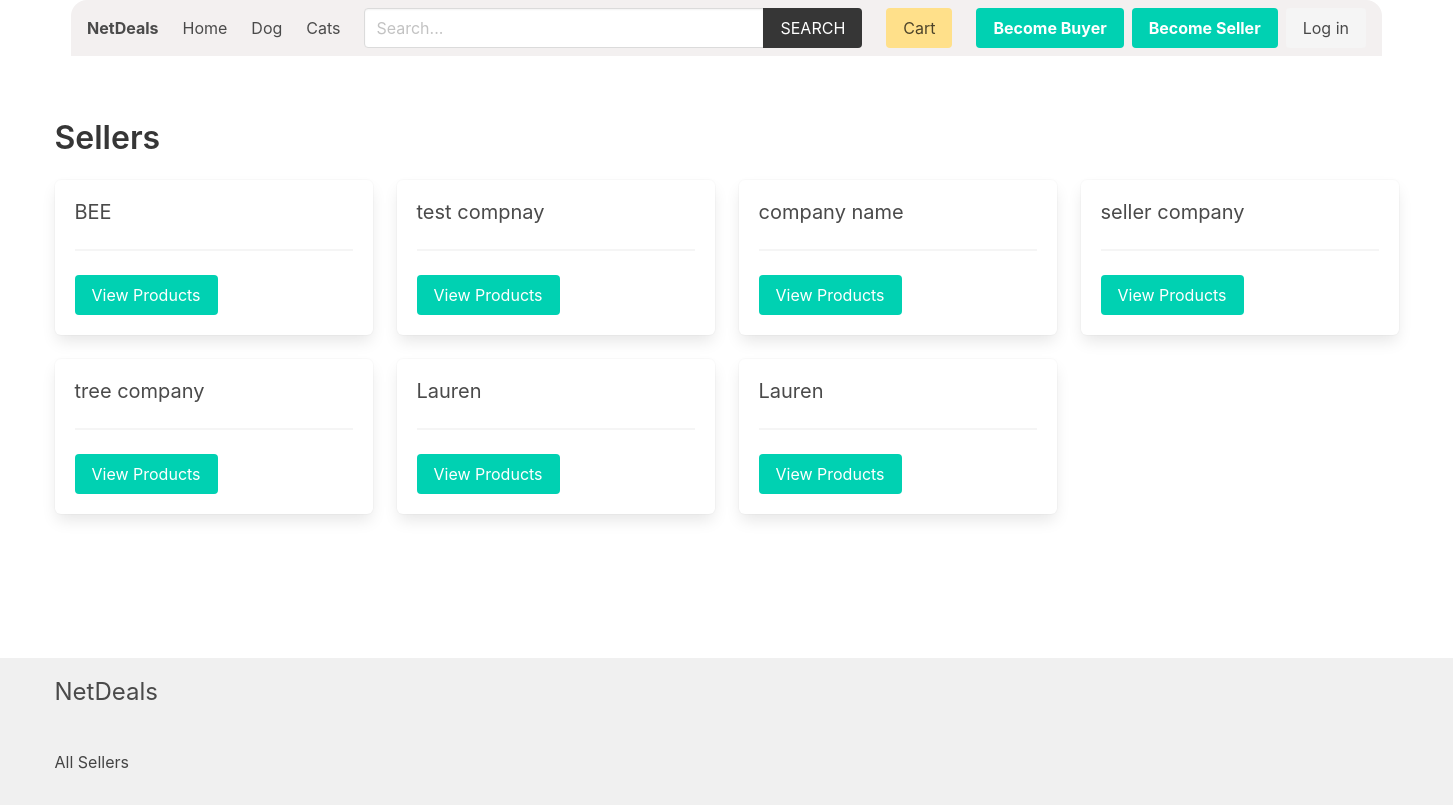
The app's page /seller/ with its own data.
### product/models.py (models this page shows, shortened)
class Category(models.Model):
    title = models.CharField(max_length=50)
    slug = models.SlugField(max_length=55)
    ordering = models.IntegerField(default=0)
    class Meta:
        ordering = ['ordering']

### accounts/models.py (models this page shows, shortened)
class SellerProfile(models.Model):
    is_approved = models.BooleanField(default=False) # for admin approval
    phone_number = models.CharField(max_length=15, null=True, blank=True)
    address = models.CharField(max_length=255, null=True, blank=True)
    user = models.OneToOneField(CustomUser, on_delete=models.CASCADE)
    company_name = models.CharField(max_length=100, null=True, blank=True)
    company_description = models.TextField(null=True, blank=True)

### seller/views.py (the view)
# urls.py: path('', views.sellers, name="sellers"),
def sellers(request):
    sellers = SellerProfile.objects.all()
    return render(request, 'seller/sellers.html', {'sellers': sellers})

### cart/cart.py (called while the page is built)
    def __len__(self):
        return sum(item['quantity'] for item in self.cart.values())

### cart/context_processors.py (called while the page is built)
def cart(request):
    return {'cart': Cart(request)}

### product/context_processors.py (called while the page is built)
def menu_categories(request):
    categories = Category.objects.all()
    return {'categories': categories}

### templates/seller/sellers.html (shortened to what this page needs)
{% extends 'core/base.html' %}
{% block content %}
    <h1 class="title">Sellers</h1>
    <div class="columns is-multiline">
        {% for seller in sellers %}
            <div class="column is-3">
                <div class="box">
                    <h2 class="subtitle">
                        {{ seller.company_name }}
                    </h2>
                    <hr>
                    <a href="{% url 'seller:seller' seller.id %}" class="button is-primary ">View Products</a>
                </div>
            </div>
        {% endfor %}
    </div>
{% endblock content %}

### templates/core/base.html (shortened to what this page needs)
{% load static %}
{% load product_filters %}
<!DOCTYPE html>
<html lang="en">
<head>
    <link rel="stylesheet" href="https://cdn.jsdelivr.net/npm/bulma@0.9.2/css/bulma.min.css">
    <link rel="stylesheet" href="{% static 'css/main.css' %}">
</head>
<body>
    <div class="container px-4">
        <nav class="navbar px-4" role="navigation" aria-label="main navigation">
            <div class="navbar-brand">
                <a class="navbar-item" href="{% url 'core:home' %}">
                    <h1><strong>NetDeals</strong></h1>
                </a>
            </div>
            <div id="navbarBasicExample" class="navbar-menu">
                <div class="navbar-start">
                <a class="navbar-item" href="{% url 'core:home' %}">
                    Home
                </a>
                {% for category in categories %}
                    <a class="navbar-item" href="{% url 'product:category' category.slug %}">
                        {{category.title}}
                    </a>
                {% endfor %}
                </div>
                <div class="navbar-start">
                    <div class="navbar-item">
                        <form method="get" action="{% url 'product:search' %}">
                            <div class="field has-addons">
                                <div class="control">
                                    <input type="search" name="query" id="" class="input" placeholder="Search...">
                                </div>
                                <div class="control">
                                    <button class="button is-dark is-uppercase">Search</button>
                                </div>
                            </div>
                        </form>
                    </div>
                </div>
                <div class="navbar-end">
                <div class="navbar-item">
                    <a href="{% url 'cart:cart' %}" class="button is-warning">Cart {% if cart %}({{cart|length}}){% endif %}</a>
                </div>
                {% if user.role == 'seller' %}
                <div class="navbar-item has-dropdown is-hoverable">
                    <a class="navbar-link is-capitalized">
                    {{user.seller.name}}
                    </a>
                    <div class="navbar-dropdown">
                    <a class="navbar-item" href="{% url 'seller:seller-dashboard' %}">
                        Dashboard
                    </a>
                    <a class="navbar-item" href="{% url 'seller:order-history' %}">
                        Order History
                    </a>
                    <a class="navbar-item" href="{% url 'seller:edit-seller' %}">
                        Update Profile
                    </a>
                    <a class="navbar-item" href="{% url 'seller:add-product' %}">
                        Add Product
                    </a>
                    <hr class="navbar-divider">
                    <a class="navbar-item" href="{% url 'seller:logout' %}">
                        Logout
                    </a>
                    </div>
                </div>
                {% else %}
                <div class="navbar-item">
                    <div class="buttons">
                        <a class="button is-primary" href="{% url 'buyer:become-buyer' %}">
                            <strong>Become Buyer</strong>
                        </a>
                        <a class="button is-primary" href="{% url 'seller:become-seller' %}">
                            <strong>Become Seller</strong>
                        </a>
                        <a class="button is-light" href="{% url 'core:login' %}">
                            Log in
                        </a>
                    </div>
                </div>
                {% endif %}
                </div>
            </div>
            </nav>
    </div>
    <section class="section">
        <div class="container">
            {% block content %}{% endblock content %}
        </div>
    </section>
    <div class="main-content-wrapper">
        <section class="section">
        </section>
    </div>
    <footer class="footer">
        <div class="container">
            <h3 class="is-size-4 mb-4">NetDeals</h3>
            <br>
            <a href="{% url 'seller:sellers' %}">All Sellers</a>
        </div>
    </footer>
</body>
</html>

### core/static/css/main.css (style rules this page uses)
.footer a { margin-bottom: 15px; display: inline-block; color: #444; }

### templates/core/base.html (style rules this page uses)
.navbar { z-index: 1000; background-color: #f3f0f0; border-radius: 1rem 1rem 0 0; margin-bottom: 1rem; width: 100%; position: relative; }
.navbar .input { width: 400px; }
.navbar .field.has-addons { width: 100%; }
body { display: flex; flex-direction: column; min-height: 100vh; }
.main-content-wrapper { flex-grow: 1; }
.footer { background-color: #f0f0f0; padding: 1rem 0; }

### records on screen
Category: title "Dog"
Category: title "Cats"
SellerProfile: company_name "BEE"
SellerProfile: company_name "test compnay"
SellerProfile: company_name "company name"
SellerProfile: company_name "seller company"
SellerProfile: company_name "tree company"
SellerProfile: company_name "Lauren"
SellerProfile: company_name "Lauren"
